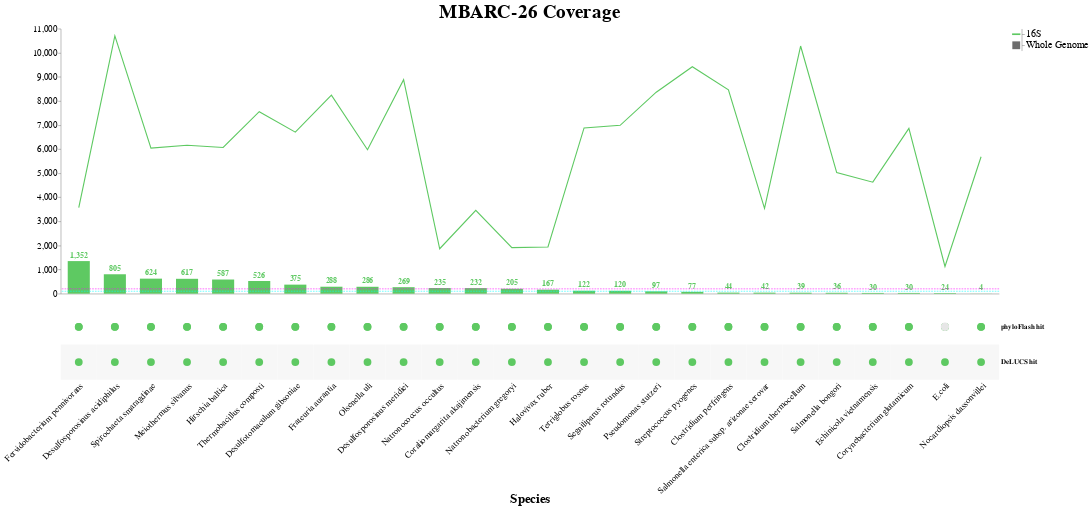

Here is the notebook cell this chart was saved with:
### Code cell
# combine all charts to make final upset plot
upset_plot = alt.hconcat(
    vertical_bar_chart,
    legendline + legendbar
)

upset_plot = alt.vconcat(
    upset_plot,
    matrix_view
)

# final graph settings tuning
upset_plot.configure_view(
    stroke=None
).configure_axis(
    titleFontSize=matrix_title_size,
    labelFontSize=matrix_label_size
).configure_title(
    fontSize=vertical_bar_title_font_size
)

### Figure 1 — Vega-Lite specification as saved in the notebook (floating-point values rounded to 4 significant figures)
{"config": {"view": {"continuousWidth": 400, "continuousHeight": 300, "stroke": null}, "axis": {"labelFontSize": 13, "titleFontSize": 23}, "title": {"fontSize": 35}}, "vconcat": [{"hconcat": [{"layer": [{"mark": {"type": "bar", "color": "#3b528b", "size": 40}, "encoding": {"color": {"condition": {"value": "#3b528b", "selection": {"not": "selector012"}}, "value": "#5ec962"}, "tooltip": [{"field": "Whole Genome", "title": "Size", "type": "quantitative"}], "x": {"axis": {"domain": true, "grid": false, "labels": false, "ticks": false}, "field": "Species", "sort": {"field": "Whole Genome", "order": "descending"}, "title": null, "type": "nominal"}, "y": {"axis": {"grid": false, "labelFontSize": 16, "orient": "left", "tickCount": 10}, "field": "Whole Genome", "scale": {"type": "linear"}, "title": null, "type": "quantitative"}}, "height": 480.0, "selection": {"selector012": {"type": "multi", "on": "mouseover", "fields": ["Species"]}}, "title": "MBARC-26 Coverage", "width": 1700}, {"mark": {"type": "text", "color": "#3b528b", "dy": -10, "fontWeight": "bold", "size": 14}, "encoding": {"color": {"condition": {"value": "#3b528b", "selection": {"not": "selector012"}}, "value": "#5ec962"}, "text": {"field": "Whole Genome", "format": ",.0f", "type": "quantitative"}, "tooltip": [{"field": "Whole Genome", "title": "Size", "type": "quantitative"}], "x": {"axis": {"domain": true, "grid": false, "labels": false, "ticks": false}, "field": "Species", "sort": {"field": "Whole Genome", "order": "descending"}, "title": null, "type": "nominal"}, "y": {"axis": {"grid": false, "labelFontSize": 16, "orient": "left", "tickCount": 10}, "field": "Whole Genome", "scale": {"type": "linear"}, "title": null, "type": "quantitative"}}, "height": 480.0, "title": "MBARC-26 Coverage", "width": 1700}, {"mark": {"type": "line", "color": "#5ec962", "opacity": 1}, "encoding": {"color": {"value": "#5ec962"}, "tooltip": [{"field": "Whole Genome", "title": "Size", "type": "quantitative"}], "x": {"axis": {"domain": true, "grid": false, "labels": false, "ticks": false}, "field": "Species", "sort": {"field": "Whole Genome", "order": "descending"}, "title": null, "type": "nominal"}, "y": {"field": "16S", "type": "quantitative"}}, "height": 480.0, "title": "MBARC-26 Coverage", "width": 1700}, {"data": {"name": "data-def71e7aedf1e6e3af6a17f72447bf9b"}, "mark": {"type": "rule", "color": "cyan", "strokeDash": [3, 2]}, "encoding": {"y": {"field": "y", "type": "quantitative"}}}, {"data": {"name": "data-66aa2ae3a4da3dc1e23a1818198a99c7"}, "mark": {"type": "rule", "color": "magenta", "strokeDash": [3, 2]}, "encoding": {"y": {"field": "y", "type": "quantitative"}}}], "data": {"name": "data-a1e60520918570aabb4bf2b41691a0c7"}}, {"layer": [{"mark": {"type": "tick", "color": "black", "opacity": 1, "orient": "horizontal", "size": 15, "thickness": 3}, "encoding": {"color": {"value": "#5ec962"}, "y": {"axis": {"labelFontSize": 18, "orient": "right", "titleAngle": 0, "titleFontSize": 0, "titleX": 80, "titleY": -5}, "field": "y", "type": "nominal"}}}, {"mark": {"type": "square", "color": "#303030", "size": 200}, "encoding": {"y": {"axis": {"labelFontSize": 18, "orient": "right", "titleAngle": 0, "titleFontSize": 0, "titleX": 80, "titleY": -5}, "field": "x", "type": "nominal"}}}], "data": {"name": "data-b7fb12fe818070f2de5b5949965298df"}}]}, {"layer": [{"mark": {"type": "circle", "opacity": 1, "size": 200}, "encoding": {"color": {"condition": {"field": "value", "legend": null, "scale": {"domain": [0, 1], "range": ["#440154", "#440154"]}, "type": "nominal", "selection": {"not": "selector013"}}, "value": "#5ec962"}, "x": {"axis": {"domain": false, "grid": false, "labelAngle": -45, "labelFontSize": 16, "labelFontWeight": "normal", "labelLimit": 10000, "ticks": false}, "field": "Species", "sort": null, "title": "Species", "type": "nominal"}, "y": {"axis": {"domain": false, "grid": false, "labelFontWeight": "bold", "orient": "right", "ticks": false}, "field": "key", "sort": ["phyloFlash hit", "DeLUCS hit"], "title": null, "type": "nominal"}}, "height": 128.0, "selection": {"selector012": {"type": "multi", "on": "mouseover", "fields": ["Species"]}, "selector013": {"type": "multi", "on": "mouseover", "fields": ["Species", "value"]}}, "transform": [{"fold": ["phyloFlash hit", "DeLUCS hit"]}], "width": 1700}, {"mark": "rect", "encoding": {"color": {"value": "#F7F7F7"}, "x": {"axis": {"domain": false, "grid": false, "labelAngle": -45, "labelFontSize": 16, "labelFontWeight": "normal", "labelLimit": 10000, "ticks": false}, "field": "Species", "sort": null, "title": "Species", "type": "nominal"}, "y": {"axis": {"domain": false, "grid": false, "labelFontWeight": "bold", "orient": "right", "ticks": false}, "field": "key", "sort": ["phyloFlash hit", "DeLUCS hit"], "title": null, "type": "nominal"}}, "height": 128.0, "transform": [{"fold": ["phyloFlash hit", "DeLUCS hit"]}, {"filter": "(datum.key === 'DeLUCS hit')"}], "width": 1700}, {"mark": {"type": "circle", "opacity": 1, "size": 200}, "encoding": {"color": {"condition": {"field": "value", "legend": null, "scale": {"domain": [0, 1], "range": ["#440154", "#440154"]}, "type": "nominal", "selection": {"not": "selector013"}}, "value": "#5ec962"}, "x": {"axis": {"domain": false, "grid": false, "labelAngle": -45, "labelFontSize": 16, "labelFontWeight": "normal", "labelLimit": 10000, "ticks": false}, "field": "Species", "sort": null, "title": "Species", "type": "nominal"}, "y": {"axis": {"domain": false, "grid": false, "labelFontWeight": "bold", "orient": "right", "ticks": false}, "field": "key", "sort": ["phyloFlash hit", "DeLUCS hit"], "title": null, "type": "nominal"}}, "height": 128.0, "transform": [{"fold": ["phyloFlash hit", "DeLUCS hit"]}], "width": 1700}, {"mark": {"type": "circle", "opacity": 1, "size": 230}, "encoding": {"color": {"value": "#E6E6E6"}, "x": {"axis": {"domain": false, "grid": false, "labelAngle": -45, "labelFontSize": 16, "labelFontWeight": "normal", "labelLimit": 10000, "ticks": false}, "field": "Species", "sort": null, "title": "Species", "type": "nominal"}, "y": {"axis": {"domain": false, "grid": false, "labelFontWeight": "bold", "orient": "right", "ticks": false}, "field": "key", "sort": ["phyloFlash hit", "DeLUCS hit"], "title": null, "type": "nominal"}}, "height": 128.0, "transform": [{"fold": ["phyloFlash hit", "DeLUCS hit"]}, {"filter": "(datum['value'] === 0)"}], "width": 1700}], "data": {"name": "data-a1e60520918570aabb4bf2b41691a0c7"}}], "$schema": "https://vega.github.io/schema/vega-lite/v4.17.0.json", "datasets": {"data-a1e60520918570aabb4bf2b41691a0c7": [{"Species": "Fervidobacterium pennivorans", "Mean Binned Cov": 1352.0, "Avg Barrnap Cov": 3570.0, "Whole Genome": 1352.0, "16S": 3570.0, "phyloFlash hit": 1, "DeLUCS hit": 1}, {"Species": "Desulfosporosinus acidiphilus", "Mean Binned Cov": 805.4, "Avg Barrnap Cov": 10700.0, "Whole Genome": 805.4, "16S": 10700.0, "phyloFlash hit": 1, "DeLUCS hit": 1}, {"Species": "Spirochaeta smaragdinae", "Mean Binned Cov": 623.6, "Avg Barrnap Cov": 6044.0, "Whole Genome": 623.6, "16S": 6044.0, "phyloFlash hit": 1, "DeLUCS hit": 1}, {"Species": "Meiothermus silvanus", "Mean Binned Cov": 617.0, "Avg Barrnap Cov": 6160.0, "Whole Genome": 617.0, "16S": 6160.0, "phyloFlash hit": 1, "DeLUCS hit": 1}, {"Species": "Hirschia baltica", "Mean Binned Cov": 587.1, "Avg Barrnap Cov": 6069.0, "Whole Genome": 587.1, "16S": 6069.0, "phyloFlash hit": 1, "DeLUCS hit": 1}, {"Species": "Thermobacillus composti", "Mean Binned Cov": 525.9, "Avg Barrnap Cov": 7553.0, "Whole Genome": 525.9, "16S": 7553.0, "phyloFlash hit": 1, "DeLUCS hit": 1}, {"Species": "Desulfotomaculum gibsoniae", "Mean Binned Cov": 375.0, "Avg Barrnap Cov": 6704.0, "Whole Genome": 375.0, "16S": 6704.0, "phyloFlash hit": 1, "DeLUCS hit": 1}, {"Species": "Frateuria aurantia", "Mean Binned Cov": 288.4, "Avg Barrnap Cov": 8239.0, "Whole Genome": 288.4, "16S": 8239.0, "phyloFlash hit": 1, "DeLUCS hit": 1}, {"Species": "Olsenella uli", "Mean Binned Cov": 286.0, "Avg Barrnap Cov": 5975.0, "Whole Genome": 286.0, "16S": 5975.0, "phyloFlash hit": 1, "DeLUCS hit": 1}, {"Species": "Desulfosporosinus meridiei", "Mean Binned Cov": 268.9, "Avg Barrnap Cov": 8883.0, "Whole Genome": 268.9, "16S": 8883.0, "phyloFlash hit": 1, "DeLUCS hit": 1}, {"Species": "Natronococcus occultus", "Mean Binned Cov": 235.3, "Avg Barrnap Cov": 1865.0, "Whole Genome": 235.3, "16S": 1865.0, "phyloFlash hit": 1, "DeLUCS hit": 1}, {"Species": "Coraliomargarita akajimensis", "Mean Binned Cov": 232.1, "Avg Barrnap Cov": 3457.0, "Whole Genome": 232.1, "16S": 3457.0, "phyloFlash hit": 1, "DeLUCS hit": 1}, {"Species": "Natronobacterium gregoryi", "Mean Binned Cov": 204.7, "Avg Barrnap Cov": 1911.0, "Whole Genome": 204.7, "16S": 1911.0, "phyloFlash hit": 1, "DeLUCS hit": 1}, {"Species": "Halovivax ruber", "Mean Binned Cov": 166.6, "Avg Barrnap Cov": 1936.0, "Whole Genome": 166.6, "16S": 1936.0, "phyloFlash hit": 1, "DeLUCS hit": 1}, {"Species": "Terriglobus roseus", "Mean Binned Cov": 122.1, "Avg Barrnap Cov": 6881.0, "Whole Genome": 122.1, "16S": 6881.0, "phyloFlash hit": 1, "DeLUCS hit": 1}, {"Species": "Segniliparus rotundus", "Mean Binned Cov": 119.6, "Avg Barrnap Cov": 6988.0, "Whole Genome": 119.6, "16S": 6988.0, "phyloFlash hit": 1, "DeLUCS hit": 1}, {"Species": "Pseudomonas stutzeri", "Mean Binned Cov": 96.78, "Avg Barrnap Cov": 8364.0, "Whole Genome": 96.78, "16S": 8364.0, "phyloFlash hit": 1, "DeLUCS hit": 1}, {"Species": "Streptococcus pyogenes", "Mean Binned Cov": 76.81, "Avg Barrnap Cov": 9422.0, "Whole Genome": 76.81, "16S": 9422.0, "phyloFlash hit": 1, "DeLUCS hit": 1}, {"Species": "Clostridium perfringens", "Mean Binned Cov": 43.63, "Avg Barrnap Cov": 8462.0, "Whole Genome": 43.63, "16S": 8462.0, "phyloFlash hit": 1, "DeLUCS hit": 1}, {"Species": "Salmonella enterica subsp. arizonae serovar", "Mean Binned Cov": 42.09, "Avg Barrnap Cov": 3541.0, "Whole Genome": 42.09, "16S": 3541.0, "phyloFlash hit": 1, "DeLUCS hit": 1}, {"Species": "Clostridium thermocellum", "Mean Binned Cov": 39.23, "Avg Barrnap Cov": 10280.0, "Whole Genome": 39.23, "16S": 10280.0, "phyloFlash hit": 1, "DeLUCS hit": 1}, {"Species": "Salmonella bongori", "Mean Binned Cov": 36.22, "Avg Barrnap Cov": 5025.0, "Whole Genome": 36.22, "16S": 5025.0, "phyloFlash hit": 1, "DeLUCS hit": 1}, {"Species": "Echinicola vietnamensis", "Mean Binned Cov": 30.35, "Avg Barrnap Cov": 4629.0, "Whole Genome": 30.35, "16S": 4629.0, "phyloFlash hit": 1, "DeLUCS hit": 1}, {"Species": "Corynebacterium glutamicum", "Mean Binned Cov": 30.18, "Avg Barrnap Cov": 6863.0, "Whole Genome": 30.18, "16S": 6863.0, "phyloFlash hit": 1, "DeLUCS hit": 1}, {"Species": "E.coli", "Mean Binned Cov": 24.34, "Avg Barrnap Cov": 1128.0, "Whole Genome": 24.34, "16S": 1128.0, "phyloFlash hit": 0, "DeLUCS hit": 1}, {"Species": "Nocardiopsis dassonvillei", "Mean Binned Cov": 4.202, "Avg Barrnap Cov": 5684.0, "Whole Genome": 4.202, "16S": 5684.0, "phyloFlash hit": 1, "DeLUCS hit": 1}], "data-def71e7aedf1e6e3af6a17f72447bf9b": [{"y": 100}], "data-66aa2ae3a4da3dc1e23a1818198a99c7": [{"y": 200}], "data-b7fb12fe818070f2de5b5949965298df": [{"y": "16S", "x": "Whole Genome"}]}}
